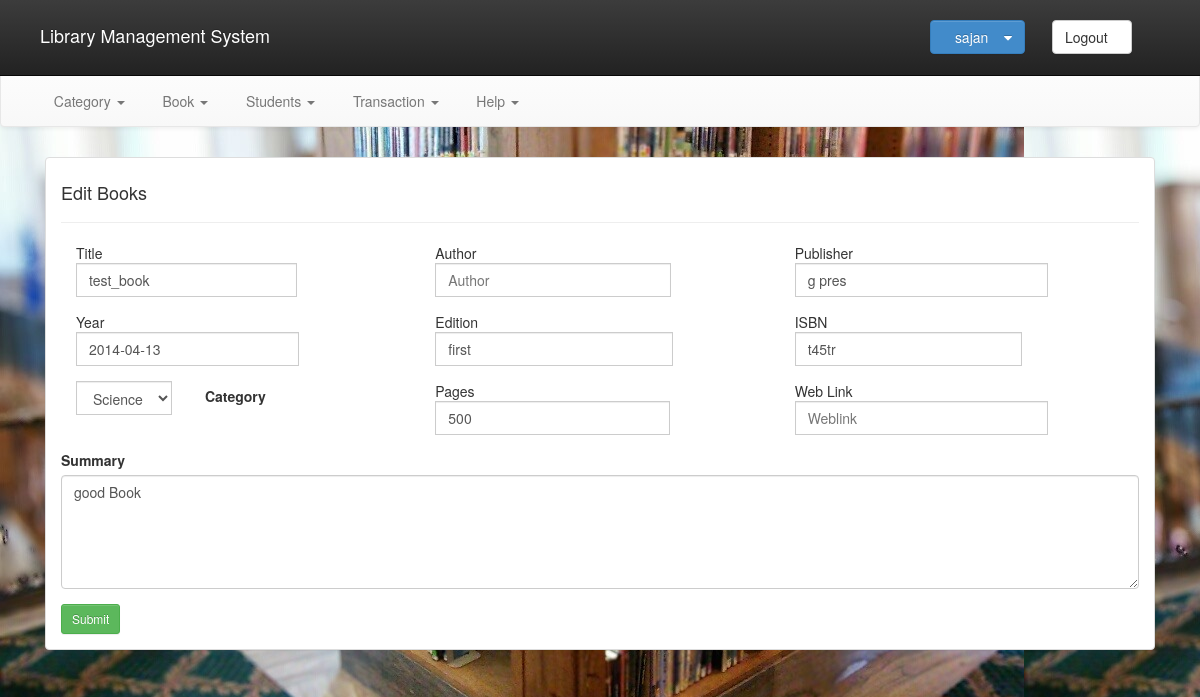
The page /editbook.php?book_id=24 (signed in) on the database its author committed.
### tables this page shows
CREATE TABLE `book` (
  `book_id` int(11) NOT NULL AUTO_INCREMENT,
  `Author` varchar(50) NOT NULL,
  `Publisher` varchar(50) NOT NULL,
  `Year` date NOT NULL,
  `Edition` varchar(50) NOT NULL,
  `summary` text NOT NULL,
  `ISBN` varchar(50) DEFAULT NULL,
  `pages` int(11) NOT NULL,
  `weblink` varchar(100) DEFAULT NULL,
  `title` varchar(50) NOT NULL,
  `category` varchar(50) NOT NULL,
  PRIMARY KEY (`book_id`)
);

### classes/Books.php (called while the page is built, shortened)
<?php
class Books
{
    private $id;
public function setId($id)
{
    $this->id = $id;
}
    function editFetch(){
        $query = "select * from book where `book_id`=$this->id";
        $result = mysql_query($query);
        return $result;
    }
}

### editbook.php (the view, shortened to what this page needs)
<?php
include_once('classes/Books.php');
$bookId = $_GET['book_id'];
$book = new Books();
$book->setId($bookId);
$main_data = $book->editFetch();
$res = mysql_fetch_array($main_data);
include'includes/header.php';
?>
<div class="container" style="margin-top:30px">
<div class="row">
<div class="col-lg-12">
<div class="col-lg-12">
    <div class="panel panel-default">
        <div class="panel-body">
            <div class="page-header" style="margin-top: 0px">
                <h4> Edit Books</h4>
            </div>
            <form action="bookEdit_action.php?id=<?php echo ($res['book_id']); ?>" method="post">
                <div class="col-lg-4">
                    <div class="input-group" style="margin-bottom: 15px;">
                      Title
                        <input class="form-control" name="title" type="text" placeholder="Title"
                               required="required" value="<?php echo ($res['title']); ?>">
                    </div>
                </div>
                <div class="col-lg-4">
                    <div class="input-group" style="margin-bottom: 15px;">
                       Author
                        <input class="form-control" name="author" type="text" placeholder="Author"
                               required="required" value="<?php echo ($res['author']); ?>">
                    </div>
                </div>
                <div class="col-lg-4" style="margin-bottom: 15px;">
                    <div class="input-group">
                      Publisher
                        <input class="form-control" name="publisher" type="text" placeholder="publisher"
                               required="required"  value="<?php echo ($res['Publisher']); ?>" >
                    </div>
                </div>
                <div class="row">
                    <div class="col-lg-12">
                        <div class="col-lg-4" style="margin-bottom: 15px;">
                            <div class="input-group">
                              Year
                                <input class="form-control" name="year" type="text" placeholder="Year"
                                       value="<?php echo ($res['Year']); ?>"required="required">
                            </div>
                        </div>
                        <div class="col-lg-4" style="margin-bottom: 15px;">
                            <div class="input-group">
                              Edition
                                <input class="form-control" name="edition" type="text" placeholder="Edition"
                                       value="<?php echo ($res['Edition']); ?>"    required="required">
                            </div>
                        </div>
                        <div class="col-lg-4" style="margin-bottom: 15px;">
                            <div class="input-group">
                              ISBN
                                <input class="form-control" name="ISBN" type="text" placeholder="ISBN"
                                  value="<?php echo ($res['ISBN']); ?>"  >
                            </div>
                        </div>
                    </div>
                </div>
                <div class="row">
                    <div class="col-lg-12">
                        <div class="col-lg-4" style="margin-bottom: 15px;">
                            <div class="input-group" style="float: left">
                                <select name="category" class="form-control">
                                    <?php
                                    $query ="SELECT `c_name` FROM category";
                                    $result = mysql_query($query);
                                    $num = mysql_num_rows($result);
                                    for ($j = 0; $j < $num; $j++) {
                                        $row1 = mysql_fetch_array($result);
                                        ?>
                                        <option> <?php  echo($row1['c_name']); ?></option>;
                                    <?php
                                    }
                                    ?>
                                </select>
                            </div>
                            <label for="input" style="margin-left: 10%;padding-top: 5px;">Category</label>
                        </div>
                        <div class="col-lg-4" style="margin-bottom: 15px;">
                            <div class="input-group">
                          Pages
                                <input class="form-control" name="pageNo" type="text" placeholder="page numbers"
                                       value="<?php echo ($res['pages']); ?>" >
                            </div>
                        </div>
                        <div class="col-lg-4" style="margin-bottom: 15px;">
                            <div class="input-group">
                          Web Link
                                <input class="form-control" name="weblink" type="text" placeholder="Weblink"
                                       value="<?php echo ($res['weblink']); ?>"   >
                            </div>
                        </div>
                        <div class="form-group">
                            <label for="message">Summary<span class="help-required"></span></label>
                            <textarea rows="5" name="message" id="message" class="form-control required"
                                      role="textbox" aria-required="true" required="required"><?php echo ($res['summary']); ?>
                                      </textarea>
                        </div>
                    </div>
                </div>
                <button type="submit" class="btn btn-success btn-sm">
                    Submit
                </button>
            </form>
        </div>
    </div>
</div>
</div>
</div>
</div>
</body>
</html>

### css/style.css (style rules this page uses)
.page-header { margin-top: 0px; }
.panel-body { padding-top: 0px; }
html, body { margin-bottom: -20px; }
body { font-family:roboto,Arial,sans-serif; padding-top: 40px; background-image:url('../images/background.jpg'); }

### includes/header.php (style rules this page uses)
body { font-size: 140%; }

### rows shown on the page
book: title "test_book", publisher "g pres", year "2014-04-13", edition "first", ISBN "t45tr", pageNo "500", message "good Book"

### other values the page prints
$_SESSION['login'] "sajan"
form field category "Science"
